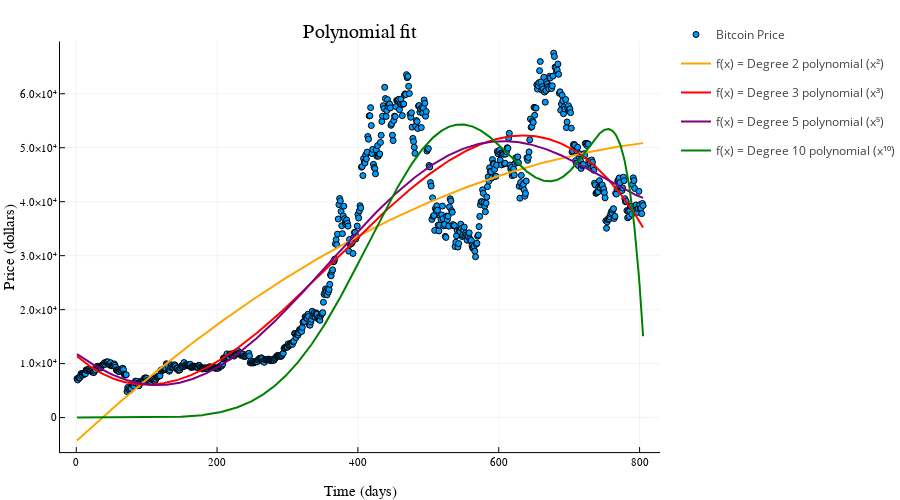

This figure's notebook cell:
### Markdown cell above
### Polynomial Model

Let's work with a different strategy, We are going to fit a Polynomial model. We will be using the library Polynomials, which will approximate a polynomial expression with the degree we specify.

### Code cell
using Polynomials

function polynomialModel()
    xdata = D
    ydata = reverse(bit)

    poly_fit(xdata, ydata)    
end

function poly_fit(xdata, ydata)
    xlin = range(xdata[1], xdata[end])

    # plotting
    pfit2 = fit(xdata, ydata, 2)
    pfit3 = fit(xdata, ydata, 3)
    pfit5 = fit(xdata, ydata, 5)
    pfit10 = fit(xdata, ydata, 10)
    
    scatter(xdata, ydata, markersize=3, legend=:topright, label="Bitcoin Price",size = (900, 500))
    plot!(xlin, pfit2.(xlin), linewidth=2,label="f(x) = Degree 2 polynomial (x²)", color="orange")
    plot!(xlin, pfit3.(xlin), linewidth=2,label="f(x) = Degree 3 polynomial (x³)", color="red")
    plot!(xlin, pfit5.(xlin), linewidth=2,label="f(x) = Degree 5 polynomial (x⁵)", color="purple")
    plot!(xlin, pfit10.(xlin), linewidth=2,label="f(x) = Degree 10 polynomial (x¹⁰)", color="green")
    xaxis!("Time (days)")
    yaxis!("Price (dollars)")
    title!("Polynomial fit")
end

polynomialModel()

### Figure 1 — Plotly figure (JSON) as saved in the notebook; plotly's stock layout.template omitted (floating-point values rounded to 4 significant figures; data arrays with more than 128 entries replaced by an {"elided": "..."} marker saying what was removed)
{"data": [{"colorbar": {"title": ""}, "legendgroup": "Bitcoin Price", "marker": {"color": "rgba(0, 154, 250, 1.000)", "line": {"color": "rgba(0, 0, 0, 1.000)", "width": 1}, "size": 6, "symbol": "circle"}, "mode": "markers", "name": "Bitcoin Price", "showlegend": true, "type": "scatter", "x": {"elided": "805 int values"}, "xaxis": "x", "y": {"elided": "805 float values"}, "yaxis": "y", "zmax": null, "zmin": null}, {"colorbar": {"title": ""}, "legendgroup": "f(x) = Degree 2 polynomial (x²)", "line": {"color": "rgba(255, 165, 0, 1.000)", "dash": "solid", "shape": "linear", "width": 2}, "mode": "lines", "name": "f(x) = Degree 2 polynomial (x²)", "showlegend": true, "type": "scatter", "x": {"elided": "805 int values"}, "xaxis": "x", "y": {"elided": "805 float values"}, "yaxis": "y", "zmax": null, "zmin": null}, {"colorbar": {"title": ""}, "legendgroup": "f(x) = Degree 3 polynomial (x³)", "line": {"color": "rgba(255, 0, 0, 1.000)", "dash": "solid", "shape": "linear", "width": 2}, "mode": "lines", "name": "f(x) = Degree 3 polynomial (x³)", "showlegend": true, "type": "scatter", "x": {"elided": "805 int values"}, "xaxis": "x", "y": {"elided": "805 float values"}, "yaxis": "y", "zmax": null, "zmin": null}, {"colorbar": {"title": ""}, "legendgroup": "f(x) = Degree 5 polynomial (x⁵)", "line": {"color": "rgba(128, 0, 128, 1.000)", "dash": "solid", "shape": "linear", "width": 2}, "mode": "lines", "name": "f(x) = Degree 5 polynomial (x⁵)", "showlegend": true, "type": "scatter", "x": {"elided": "805 int values"}, "xaxis": "x", "y": {"elided": "805 float values"}, "yaxis": "y", "zmax": null, "zmin": null}, {"colorbar": {"title": ""}, "legendgroup": "f(x) = Degree 10 polynomial (x¹⁰)", "line": {"color": "rgba(0, 128, 0, 1.000)", "dash": "solid", "shape": "linear", "width": 2}, "mode": "lines", "name": "f(x) = Degree 10 polynomial (x¹⁰)", "showlegend": true, "type": "scatter", "x": {"elided": "805 int values"}, "xaxis": "x", "y": {"elided": "805 float values"}, "yaxis": "y", "zmax": null, "zmin": null}], "layout": {"annotations": [{"font": {"color": "rgba(0, 0, 0, 1.000)", "family": "sans-serif", "size": 20}, "rotation": 0, "showarrow": false, "text": "Polynomial fit", "x": 0.5431, "xanchor": "center", "xref": "paper", "y": 1, "yanchor": "top", "yref": "paper"}], "height": 500, "legend_position": {"bgcolor": "rgba(255, 255, 255, 1.000)", "bordercolor": "rgba(0, 0, 0, 1.000)", "borderwidth": 1, "font": {"color": "rgba(0, 0, 0, 1.000)", "family": "sans-serif", "size": 11}, "title": {"font": {"color": "rgba(0, 0, 0, 1.000)", "family": "sans-serif", "size": 15}, "text": ""}, "tracegroupgap": 0, "traceorder": "normal", "x": 1, "xanchor": "right", "y": 1, "yanchor": "top"}, "margin": {"b": 20, "l": 0, "r": 0, "t": 20}, "paper_bgcolor": "rgba(255, 255, 255, 1.000)", "plot_bgcolor": "rgba(255, 255, 255, 1.000)", "showlegend": true, "width": 900, "xaxis": {"anchor": "y", "domain": [0.09049, 0.9956], "gridcolor": "rgba(0, 0, 0, 0.100)", "gridwidth": 0.5, "linecolor": "rgba(0, 0, 0, 1.000)", "mirror": false, "range": [-23.12, 829.1], "showgrid": true, "showline": true, "showticklabels": true, "tickangle": 0, "tickcolor": "rgb(0, 0, 0)", "tickfont": {"color": "rgba(0, 0, 0, 1.000)", "family": "sans-serif", "size": 11}, "tickmode": "array", "ticks": "inside", "ticktext": ["0", "200", "400", "600", "800"], "tickvals": [0, 200, 400, 600, 800], "title": "Time (days)", "titlefont": {"color": "rgba(0, 0, 0, 1.000)", "family": "sans-serif", "size": 15}, "type": "-", "visible": true, "zeroline": false, "zerolinecolor": "rgba(0, 0, 0, 1.000)"}, "yaxis": {"anchor": "x", "domain": [0.06065, 0.9532], "gridcolor": "rgba(0, 0, 0, 0.100)", "gridwidth": 0.5, "linecolor": "rgba(0, 0, 0, 1.000)", "mirror": false, "range": [-6395.0, 69680.0], "showgrid": true, "showline": true, "showticklabels": true, "tickangle": 0, "tickcolor": "rgb(0, 0, 0)", "tickfont": {"color": "rgba(0, 0, 0, 1.000)", "family": "sans-serif", "size": 11}, "tickmode": "array", "ticks": "inside", "ticktext": ["0", "1.0×10⁴", "2.0×10⁴", "3.0×10⁴", "4.0×10⁴", "5.0×10⁴", "6.0×10⁴"], "tickvals": [0, 10000, 20000, 30000, 40000, 50000, 60000], "title": "Price (dollars)", "titlefont": {"color": "rgba(0, 0, 0, 1.000)", "family": "sans-serif", "size": 15}, "type": "-", "visible": true, "zeroline": false, "zerolinecolor": "rgba(0, 0, 0, 1.000)"}}}
